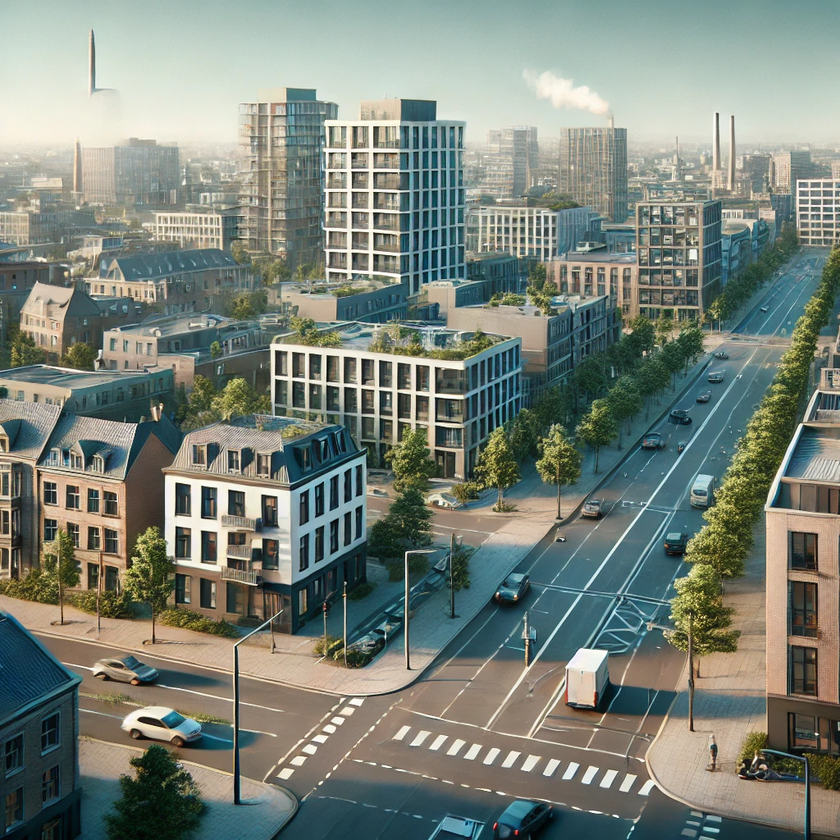
#> input picture Trabalho_01/image/cidade_1024X1024.png, 840 x 840 px, shrunk from 1024 x 1024 before the run
$ python q8.py
#> lines starting #> are read from the running program, lines starting #| are printed output that depends on the picture
#> further down, imagem_rgb is the input picture: shape (840, 840, 3); mean B, G, R 120.8, 130.9, 122.4
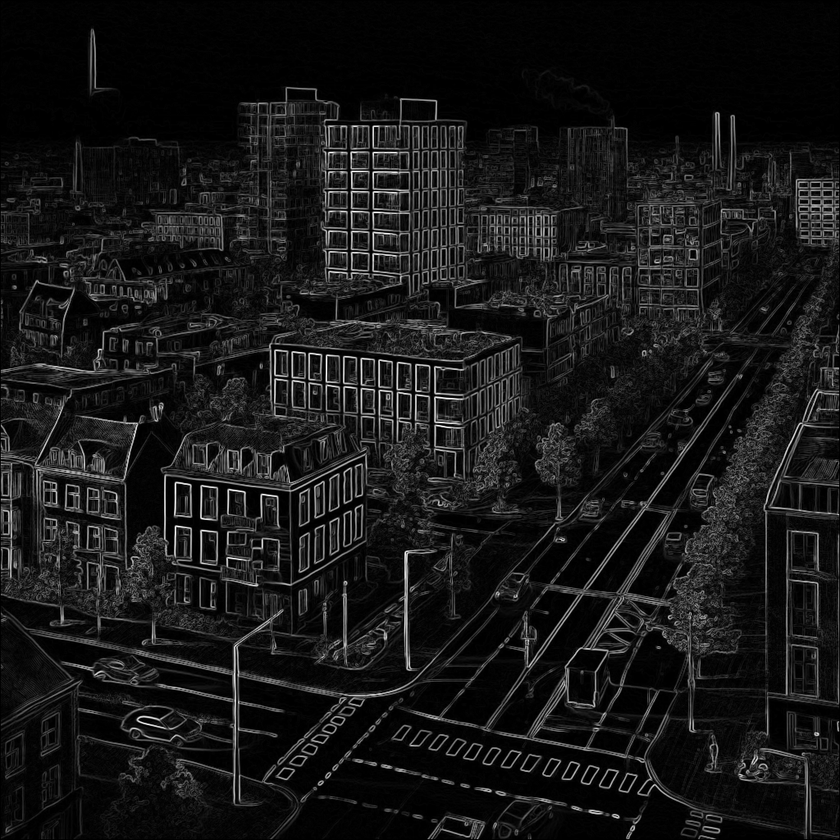
#> input picture Trabalho_01/q7/imagem_bordas.png, 840 x 840 px, shrunk from 1024 x 1024 before the run
#> further down, bordas is the input picture: shape (840, 840); min 0, max 255, mean 23.2
import cv2
import numpy as np

def quantizar_imagem(imagem, num_cores=64):
    # Dividir o intervalo de valores de 0 a 255 em 'num_cores' cores
#> called with num_cores = 64
    fator_quantizacao = 256 // num_cores

    # Quantizar cada canal RGB
    imagem_quantizada = (imagem // fator_quantizacao) * fator_quantizacao + fator_quantizacao // 2

    return imagem_quantizada.astype(np.uint8)

def classificar_borda_interior(imagem_quantizada, bordas):
    # Criar máscaras de borda e interior
    borda_mask = bordas > 0
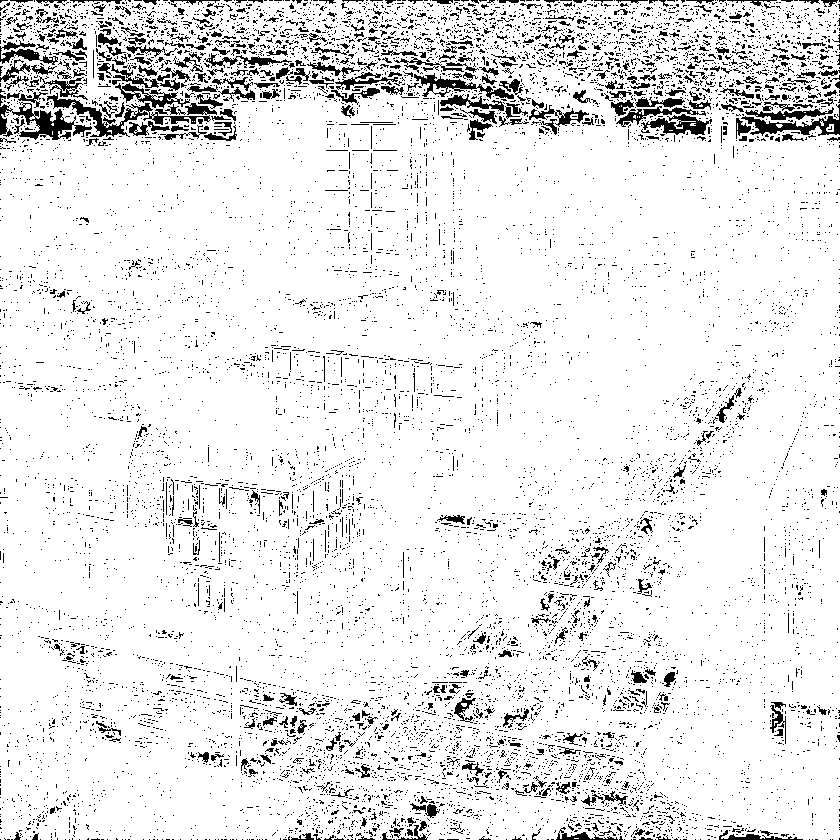
#> borda_mask: shape (840, 840) bool; 91.3% white; black in thin lines or dots
    interior_mask = bordas == 0
#> interior_mask: shape (840, 840) bool; 8.7% white in thin lines or dots

    # Criar imagens para bordas e interiores
    imagem_borda = np.ones_like(imagem_quantizada) * 255  # Branco por padrão
    imagem_interior = np.ones_like(imagem_quantizada) * 255  # Branco por padrão

    # Preencher a imagem de bordas com a cor original dos pixels de borda
    imagem_borda[borda_mask] = imagem_quantizada[borda_mask]
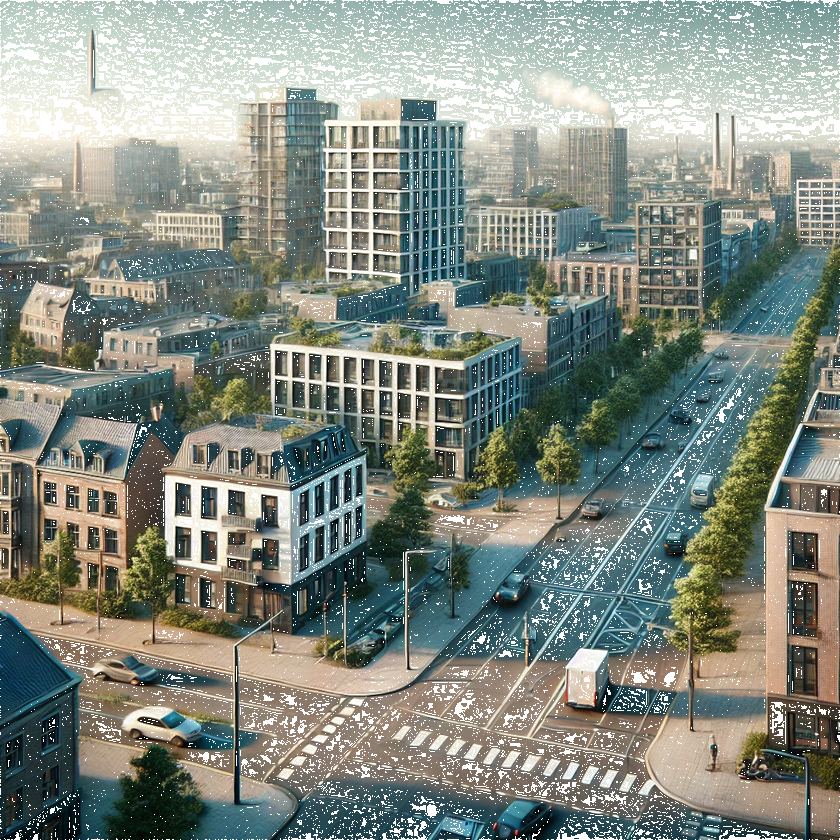
#> imagem_borda: shape (840, 840, 3); mean B, G, R 129.4, 138.7, 131.1

    # Preencher a imagem de interiores com a cor original dos pixels de interior
    imagem_interior[interior_mask] = imagem_quantizada[interior_mask]
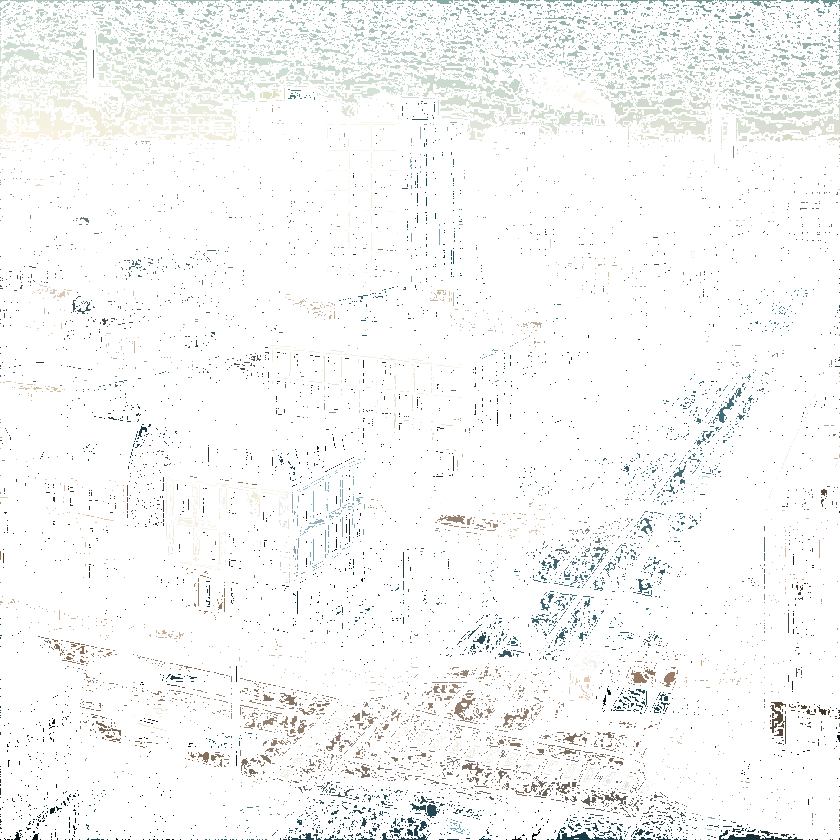
#> imagem_interior: shape (840, 840, 3); mean B, G, R 247, 247.7, 246.8

    return imagem_borda, imagem_interior

def calcular_histograma(imagem_quantizada, mascara):
    # Calcular o histograma para os pixels da imagem baseados na máscara
    # Somente considerar os pixels da máscara
    pixels = imagem_quantizada[mascara].reshape(-1, 3)  # Pegar apenas os pixels com máscara válida
    histograma = np.zeros((256, 3), dtype=int)  # Histograma de 256 níveis para R, G e B

    for pixel in pixels:
        histograma[pixel[0], 0] += 1  # Canal R
        histograma[pixel[1], 1] += 1  # Canal G
        histograma[pixel[2], 2] += 1  # Canal B
#> this loop made 644115 passes
#> pixel on passes 1 to 3: [186, 194, 170], [186, 198, 170], [186, 198, 178]
#> after the loop, histograma = 256 rows, first 8: [0, 0, 0], [0, 0, 0], [509, 81, 2919], [0, 0, 0], [0, 0, 0], [0, 0, 0], [1286, 286, 4815], [0, 0, 0]

    return histograma

# Função principal para aplicar o descritor BIC
def extrair_descritor_bic(imagem_quantizada, bordas):
    # Classificar os pixels como bordas e interior
    imagem_borda, imagem_interior = classificar_borda_interior(imagem_quantizada, bordas)

    # Criar máscaras para borda e interior
    borda_mask = bordas > 0
    interior_mask = bordas == 0

    # Calcular os histogramas
    histograma_borda = calcular_histograma(imagem_quantizada, borda_mask)
#> histograma_borda has the same summary as histograma in calcular_histograma
    histograma_interior = calcular_histograma(imagem_quantizada, interior_mask)
#> the loop in calcular_histograma (call 2), `for pixel in pixels:` made 61485 passes
#> pixel on passes 1 to 3: [186, 198, 174], [186, 198, 174], [186, 198, 174]
#> after the loop in calcular_histograma (call 2), `for pixel in pixels:`: histograma = 256 rows, first 8: [0, 0, 0], [0, 0, 0], [1, 2, 123], [0, 0, 0], [0, 0, 0], [0, 0, 0], [23, 32, 230], [0, 0, 0]
#> histograma_interior has the same summary as histograma in calcular_histograma

    return imagem_borda, imagem_interior, histograma_borda, histograma_interior

# Carregar a imagem original RGB e a imagem de bordas
imagem_rgb = cv2.imread('../image/cidade_1024X1024.png')
bordas = cv2.imread('../q7/imagem_bordas.png', cv2.IMREAD_GRAYSCALE)

# Quantizar a imagem manualmente para reduzir a quantidade de cores (64 cores, por exemplo)
imagem_quantizada = quantizar_imagem(imagem_rgb, num_cores=64)

# Extrair as imagens e histogramas do descritor BIC
imagem_borda, imagem_interior, histograma_borda, histograma_interior = extrair_descritor_bic(imagem_quantizada, bordas)
#> histograma_borda = 256 rows, first 8: [0, 0, 0], [0, 0, 0], [509, 81, 2919], [0, 0, 0], [0, 0, 0], [0, 0, 0], [1286, 286, 4815], [0, 0, 0]; histograma_interior has the same summary as histograma in calcular_histograma

# Salvar as imagens de borda e interior
cv2.imwrite('imagem_borda.png', imagem_borda)
cv2.imwrite('imagem_interior.png', imagem_interior)

# Salvar os histogramas em um arquivo de texto
np.savetxt('histograma_borda.txt', histograma_borda, fmt='%d', header='Histograma de Borda (R, G, B)')
np.savetxt('histograma_interior.txt', histograma_interior, fmt='%d', header='Histograma de Interior (R, G, B)')
